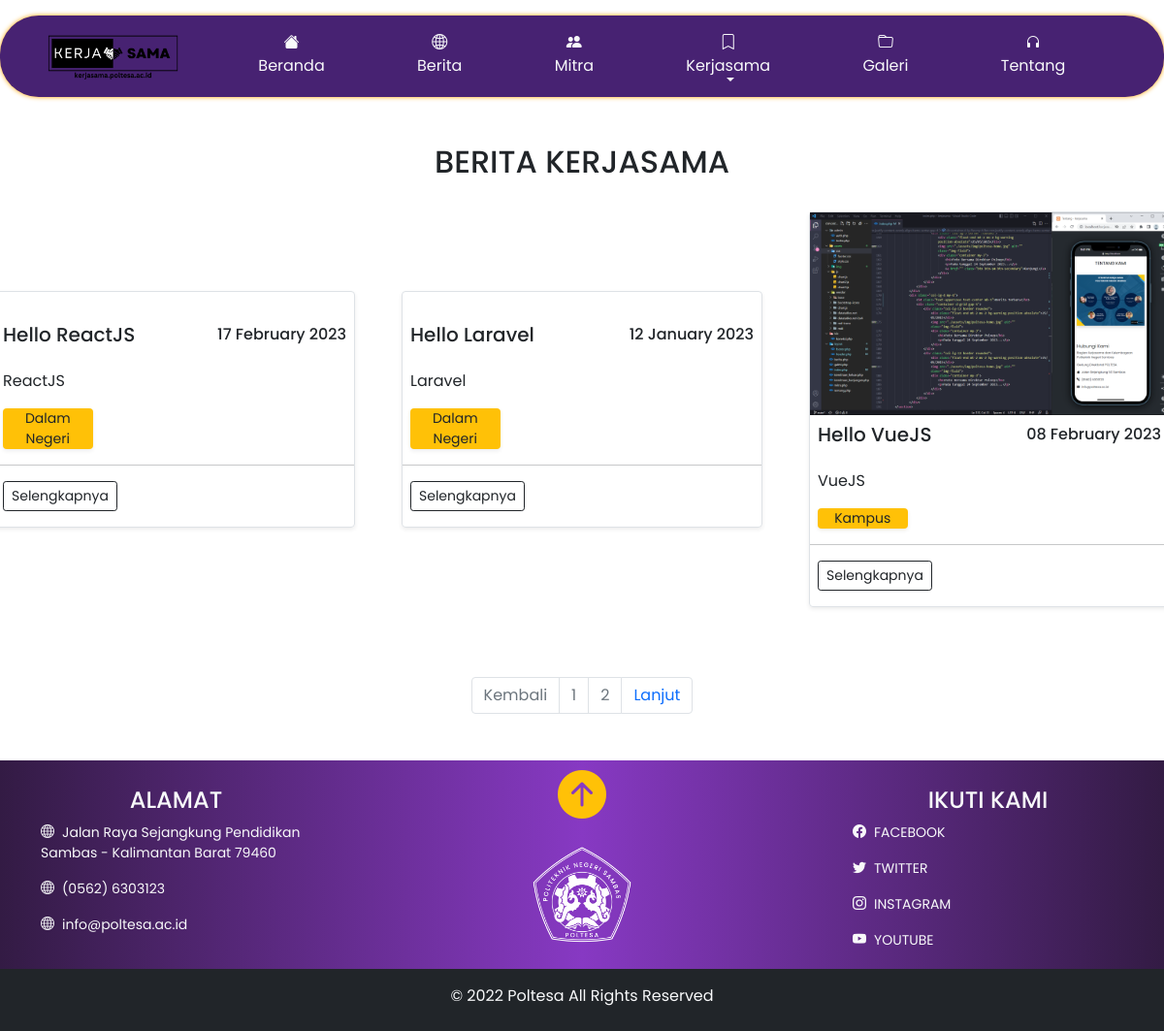
Page /berita.php on the committed database.
### tables this page shows
CREATE TABLE `tb_berita` (
  `id` int(11) NOT NULL,
  `judul` varchar(100) DEFAULT NULL,
  `deskripsi` text DEFAULT NULL,
  `lokasi` varchar(30) DEFAULT NULL,
  `tanggal` date DEFAULT NULL,
  `gambar` varchar(50) DEFAULT NULL
);

### helpers/helpers.php (called while the page is built)
<?php
function enkripsiUrl($action, $string)
{
    $output = false;
    $encrypt_method = "AES-256-CBC";
    $secret_key = 'adminkerjasama';
    $secret_iv = 'poltesa@info.ac.id';
    $key = hash('sha256', $secret_key);
    $iv = substr(hash('sha256', $secret_iv), 0, 16);
    if ($action == 'encrypt') {
        $output = openssl_encrypt($string, $encrypt_method, $key, 0, $iv);
        $output = base64_encode($output);
    } else if ($action == 'decrypt') {
        $output = openssl_decrypt(base64_decode($string), $encrypt_method, $key, 0, $iv);
    }
    return $output;
}

### berita.php (the view, shortened to what this page needs)
<?php
include_once "./helpers/helpers.php";
?>
<!DOCTYPE html>
<html lang="en">
<head>
    <link href="https://cdn.jsdelivr.net/npm/bootstrap@5.0.2/dist/css/bootstrap.min.css" rel="stylesheet">
    <link rel="stylesheet" href="../assets/vendor/bootstrap-icons/bootstrap-icons.css">
</head>
<body>
    <section class="pt-3">
        <?php include "./layout/header.php" ?>
    </section>
    <section id="main">
        <div class="container">
            <div class="title">
                <h2 class="text-uppercase text-center mt-5">Berita Kerjasama</h2>
            </div>
            <div class="rows mb-4">
                <div class="d-lg-flex flex-row justify-content-center align-items-center gap-5">
                    <?php
                    $perPage            = 3;
                    $page               = isset($_GET['halaman']) ? (int)$_GET['halaman'] : 1;
                    $start              = ($page > 1) ? ($page * $perPage) - $perPage : 0;
                    $sql                = "SELECT * FROM tb_berita LIMIT $start, $perPage";
                    $result         = mysqli_query($koneksi, "SELECT * FROM tb_berita");
                    $total          = mysqli_num_rows($result);
                    $pages          = ceil($total / $perPage);
                    $query          = mysqli_query($koneksi, $sql);
                    while ($q = mysqli_fetch_array($query)) {
                        $id         = enkripsiUrl('encrypt', $q['id']);
                        $judul      = $q['judul'];
                        $deskripsi  = $q['deskripsi'];
                        $lokasi     = $q['lokasi'];
                        $tanggal    = $q['tanggal'];
                        $gambar     = $q['gambar'];
                    ?>
                        <div class="col-lg-4 border rounded shadow-sm mt-4 mb-5">
                            <img src="./admin//assets//upload/berita/<?php echo $gambar ?>" class="img-fluid" alt="">
                            <div class="d-lg-flex justify-content-between align-items-center my-2">
                                <h5 class="text-start mx-2"><?php echo $judul ?></h5>
                                <h6 class="text-right mx-2"><?php echo date('d F Y', strtotime($tanggal)) ?></h6>
                            </div>
                            <p class="my-3 mx-2 text-start"><?php echo $deskripsi ?></p>
                            <p class="my-3 mx-2 col-lg-3 text-center rounded shadow-sm bg-warning" style="font-size: 14px;"><?php echo $lokasi ?></p>
                            <hr>
                            <a href="./template/berita?op=pilih&id=<?php echo $id ?>">
                                <button type="button" class="btn btn-sm btn-outline-dark mb-3 mx-2">Selengkapnya</button>
                            </a>
                        </div>
                    <?php
                    }
                    ?>
                </div>
            </div>
        </div>
        <nav aria-label="Page navigation example">
            <ul class="pagination justify-content-center">
                <?php if ($start <= 1) { ?>
                    <li class="page-item disabled">
                        <a class="page-link" href="?halaman=<?php echo $pages - 1; ?>">Kembali</a>
                    </li>
                <?php } else { ?>
                    <li class="page-item">
                        <a class="page-link" href="?halaman=<?php echo $pages - 1; ?>">Kembali</a>
                    </li>
                <?php } ?>
                <?php for ($i = 1; $i <= $pages; $i++) { ?>
                    <li class="page-item"><a class="page-link text-secondary" href="?halaman=<?php echo $i ?>"> <?php echo $i ?></a></li>
                <?php } ?>
                <?php if ($start >= 1) { ?>
                    <li class="page-item disabled">
                        <a class="page-link" href="?halaman=<?php echo $pages++; ?>">Lanjut</a>
                    </li>
                <?php } else { ?>
                    <li class="page-item">
                        <a class="page-link" href="?halaman=<?php echo $pages++; ?>">Lanjut</a>
                    </li>
                <?php } ?>
            </ul>
        </nav>
    </section>
    <section>
        <?php include "./layout/footer.php" ?>
    </section>
</body>
</html>

### berita.php (style rules this page uses)
* { margin: 0; padding: 0; box-sizing: content-box; font-family: 'Poppins', sans-serif; }

### layout/footer.php (style rules this page uses)
* { margin: 0; padding: 0; font-family: 'Poppins', sans-serif; }
html { scroll-behavior: smooth; }

### rows in the picture
tb_berita: judul "Hello ReactJS", tanggal "17 February 2023", deskripsi "ReactJS", lokasi "Dalam Negeri"
tb_berita: judul "Hello Laravel", tanggal "12 January 2023", deskripsi "Laravel", lokasi "Dalam Negeri"
tb_berita: gambar (picture), judul "Hello VueJS", tanggal "08 February 2023", deskripsi "VueJS", lokasi "Kampus"
